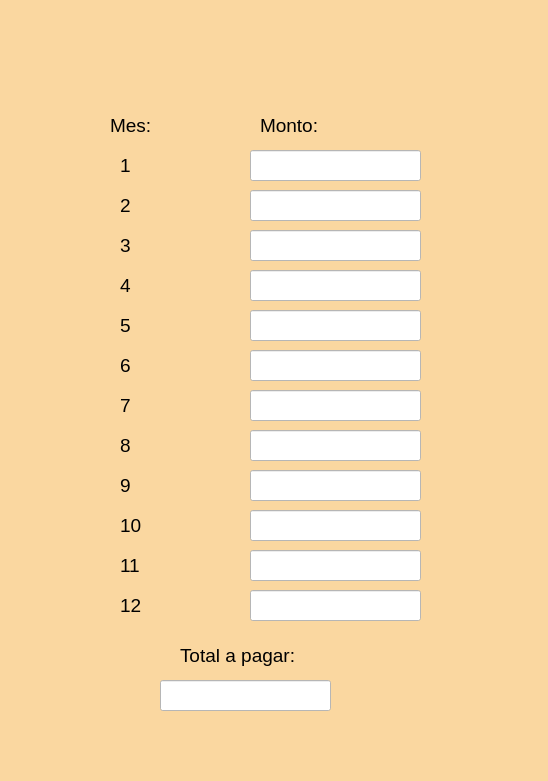
<?xml version="1.0" encoding="UTF-8"?>
<ui version="4.0">
 <class>Dialog</class>
 <widget class="QDialog" name="Dialog">
  <property name="geometry">
   <rect>
    <x>0</x>
    <y>0</y>
    <width>548</width>
    <height>781</height>
   </rect>
  </property>
  <property name="windowTitle">
   <string>Dialog</string>
  </property>
  <property name="styleSheet">
   <string notr="true">background-color: rgb(250, 215, 160);</string>
  </property>
  <widget class="QLabel" name="img_fit">
   <property name="geometry">
    <rect>
     <x>350</x>
     <y>10</y>
     <width>191</width>
     <height>71</height>
    </rect>
   </property>
   <property name="text">
    <string/>
   </property>
   <property name="pixmap">
    <pixmap resource="../../recursos.qrc">:/logos/logo fit.png</pixmap>
   </property>
   <property name="scaledContents">
    <bool>true</bool>
   </property>
  </widget>
  <widget class="QLabel" name="img_uat">
   <property name="geometry">
    <rect>
     <x>0</x>
     <y>10</y>
     <width>181</width>
     <height>71</height>
    </rect>
   </property>
   <property name="text">
    <string/>
   </property>
   <property name="pixmap">
    <pixmap resource="../../recursos.qrc">:/logos/logo uat.png</pixmap>
   </property>
   <property name="scaledContents">
    <bool>true</bool>
   </property>
  </widget>
  <widget class="QLabel" name="img_logo">
   <property name="geometry">
    <rect>
     <x>470</x>
     <y>700</y>
     <width>71</width>
     <height>71</height>
    </rect>
   </property>
   <property name="text">
    <string/>
   </property>
   <property name="pixmap">
    <pixmap resource="../../recursos.qrc">:/logos/Imagenes/logoCT.png</pixmap>
   </property>
   <property name="scaledContents">
    <bool>true</bool>
   </property>
  </widget>
  <widget class="QLineEdit" name="txt_montomes1">
   <property name="geometry">
    <rect>
     <x>250</x>
     <y>150</y>
     <width>171</width>
     <height>31</height>
    </rect>
   </property>
   <property name="font">
    <font>
     <family>Arial</family>
     <pointsize>14</pointsize>
    </font>
   </property>
   <property name="styleSheet">
    <string notr="true">background-color: rgb(255, 255, 255);</string>
   </property>
   <property name="alignment">
    <set>Qt::AlignCenter</set>
   </property>
  </widget>
  <widget class="QLabel" name="label">
   <property name="geometry">
    <rect>
     <x>120</x>
     <y>150</y>
     <width>121</width>
     <height>31</height>
    </rect>
   </property>
   <property name="font">
    <font>
     <family>Arial</family>
     <pointsize>14</pointsize>
    </font>
   </property>
   <property name="text">
    <string>1</string>
   </property>
  </widget>
  <widget class="QLabel" name="label_2">
   <property name="geometry">
    <rect>
     <x>110</x>
     <y>110</y>
     <width>61</width>
     <height>31</height>
    </rect>
   </property>
   <property name="font">
    <font>
     <family>Arial</family>
     <pointsize>14</pointsize>
    </font>
   </property>
   <property name="text">
    <string>Mes:</string>
   </property>
  </widget>
  <widget class="QLabel" name="label_3">
   <property name="geometry">
    <rect>
     <x>260</x>
     <y>110</y>
     <width>71</width>
     <height>31</height>
    </rect>
   </property>
   <property name="font">
    <font>
     <family>Arial</family>
     <pointsize>14</pointsize>
    </font>
   </property>
   <property name="text">
    <string>Monto:</string>
   </property>
  </widget>
  <widget class="QLineEdit" name="txt_montomes2">
   <property name="geometry">
    <rect>
     <x>250</x>
     <y>190</y>
     <width>171</width>
     <height>31</height>
    </rect>
   </property>
   <property name="font">
    <font>
     <family>Arial</family>
     <pointsize>14</pointsize>
    </font>
   </property>
   <property name="styleSheet">
    <string notr="true">background-color: rgb(255, 255, 255);</string>
   </property>
   <property name="alignment">
    <set>Qt::AlignCenter</set>
   </property>
  </widget>
  <widget class="QLabel" name="label_4">
   <property name="geometry">
    <rect>
     <x>120</x>
     <y>190</y>
     <width>121</width>
     <height>31</height>
    </rect>
   </property>
   <property name="font">
    <font>
     <family>Arial</family>
     <pointsize>14</pointsize>
    </font>
   </property>
   <property name="text">
    <string>2</string>
   </property>
  </widget>
  <widget class="QLineEdit" name="txt_montomes3">
   <property name="geometry">
    <rect>
     <x>250</x>
     <y>230</y>
     <width>171</width>
     <height>31</height>
    </rect>
   </property>
   <property name="font">
    <font>
     <family>Arial</family>
     <pointsize>14</pointsize>
    </font>
   </property>
   <property name="styleSheet">
    <string notr="true">background-color: rgb(255, 255, 255);</string>
   </property>
   <property name="alignment">
    <set>Qt::AlignCenter</set>
   </property>
  </widget>
  <widget class="QLabel" name="label_5">
   <property name="geometry">
    <rect>
     <x>120</x>
     <y>270</y>
     <width>121</width>
     <height>31</height>
    </rect>
   </property>
   <property name="font">
    <font>
     <family>Arial</family>
     <pointsize>14</pointsize>
    </font>
   </property>
   <property name="text">
    <string>4</string>
   </property>
  </widget>
  <widget class="QLabel" name="label_6">
   <property name="geometry">
    <rect>
     <x>120</x>
     <y>230</y>
     <width>121</width>
     <height>31</height>
    </rect>
   </property>
   <property name="font">
    <font>
     <family>Arial</family>
     <pointsize>14</pointsize>
    </font>
   </property>
   <property name="text">
    <string>3</string>
   </property>
  </widget>
  <widget class="QLineEdit" name="txt_montomes4">
   <property name="geometry">
    <rect>
     <x>250</x>
     <y>270</y>
     <width>171</width>
     <height>31</height>
    </rect>
   </property>
   <property name="font">
    <font>
     <family>Arial</family>
     <pointsize>14</pointsize>
    </font>
   </property>
   <property name="styleSheet">
    <string notr="true">background-color: rgb(255, 255, 255);</string>
   </property>
   <property name="alignment">
    <set>Qt::AlignCenter</set>
   </property>
  </widget>
  <widget class="QLineEdit" name="txt_montomes5">
   <property name="geometry">
    <rect>
     <x>250</x>
     <y>310</y>
     <width>171</width>
     <height>31</height>
    </rect>
   </property>
   <property name="font">
    <font>
     <family>Arial</family>
     <pointsize>14</pointsize>
    </font>
   </property>
   <property name="styleSheet">
    <string notr="true">background-color: rgb(255, 255, 255);</string>
   </property>
   <property name="alignment">
    <set>Qt::AlignCenter</set>
   </property>
  </widget>
  <widget class="QLineEdit" name="txt_montomes7">
   <property name="geometry">
    <rect>
     <x>250</x>
     <y>390</y>
     <width>171</width>
     <height>31</height>
    </rect>
   </property>
   <property name="font">
    <font>
     <family>Arial</family>
     <pointsize>14</pointsize>
    </font>
   </property>
   <property name="styleSheet">
    <string notr="true">background-color: rgb(255, 255, 255);</string>
   </property>
   <property name="alignment">
    <set>Qt::AlignCenter</set>
   </property>
  </widget>
  <widget class="QLabel" name="label_7">
   <property name="geometry">
    <rect>
     <x>120</x>
     <y>390</y>
     <width>121</width>
     <height>31</height>
    </rect>
   </property>
   <property name="font">
    <font>
     <family>Arial</family>
     <pointsize>14</pointsize>
    </font>
   </property>
   <property name="text">
    <string>7</string>
   </property>
  </widget>
  <widget class="QLineEdit" name="txt_montomes8">
   <property name="geometry">
    <rect>
     <x>250</x>
     <y>430</y>
     <width>171</width>
     <height>31</height>
    </rect>
   </property>
   <property name="font">
    <font>
     <family>Arial</family>
     <pointsize>14</pointsize>
    </font>
   </property>
   <property name="styleSheet">
    <string notr="true">background-color: rgb(255, 255, 255);</string>
   </property>
   <property name="alignment">
    <set>Qt::AlignCenter</set>
   </property>
  </widget>
  <widget class="QLabel" name="label_8">
   <property name="geometry">
    <rect>
     <x>120</x>
     <y>350</y>
     <width>121</width>
     <height>31</height>
    </rect>
   </property>
   <property name="font">
    <font>
     <family>Arial</family>
     <pointsize>14</pointsize>
    </font>
   </property>
   <property name="text">
    <string>6</string>
   </property>
  </widget>
  <widget class="QLabel" name="label_9">
   <property name="geometry">
    <rect>
     <x>120</x>
     <y>310</y>
     <width>121</width>
     <height>31</height>
    </rect>
   </property>
   <property name="font">
    <font>
     <family>Arial</family>
     <pointsize>14</pointsize>
    </font>
   </property>
   <property name="text">
    <string>5</string>
   </property>
  </widget>
  <widget class="QLabel" name="label_10">
   <property name="geometry">
    <rect>
     <x>120</x>
     <y>430</y>
     <width>121</width>
     <height>31</height>
    </rect>
   </property>
   <property name="font">
    <font>
     <family>Arial</family>
     <pointsize>14</pointsize>
    </font>
   </property>
   <property name="text">
    <string>8</string>
   </property>
  </widget>
  <widget class="QLineEdit" name="txt_montomes6">
   <property name="geometry">
    <rect>
     <x>250</x>
     <y>350</y>
     <width>171</width>
     <height>31</height>
    </rect>
   </property>
   <property name="font">
    <font>
     <family>Arial</family>
     <pointsize>14</pointsize>
    </font>
   </property>
   <property name="styleSheet">
    <string notr="true">background-color: rgb(255, 255, 255);</string>
   </property>
   <property name="alignment">
    <set>Qt::AlignCenter</set>
   </property>
  </widget>
  <widget class="QLineEdit" name="txt_montomes9">
   <property name="geometry">
    <rect>
     <x>250</x>
     <y>470</y>
     <width>171</width>
     <height>31</height>
    </rect>
   </property>
   <property name="font">
    <font>
     <family>Arial</family>
     <pointsize>14</pointsize>
    </font>
   </property>
   <property name="styleSheet">
    <string notr="true">background-color: rgb(255, 255, 255);</string>
   </property>
   <property name="alignment">
    <set>Qt::AlignCenter</set>
   </property>
  </widget>
  <widget class="QLineEdit" name="txt_montomes11">
   <property name="geometry">
    <rect>
     <x>250</x>
     <y>550</y>
     <width>171</width>
     <height>31</height>
    </rect>
   </property>
   <property name="font">
    <font>
     <family>Arial</family>
     <pointsize>14</pointsize>
    </font>
   </property>
   <property name="styleSheet">
    <string notr="true">background-color: rgb(255, 255, 255);</string>
   </property>
   <property name="alignment">
    <set>Qt::AlignCenter</set>
   </property>
  </widget>
  <widget class="QLabel" name="label_11">
   <property name="geometry">
    <rect>
     <x>120</x>
     <y>550</y>
     <width>121</width>
     <height>31</height>
    </rect>
   </property>
   <property name="font">
    <font>
     <family>Arial</family>
     <pointsize>14</pointsize>
    </font>
   </property>
   <property name="text">
    <string>11</string>
   </property>
  </widget>
  <widget class="QLineEdit" name="txt_montomes12">
   <property name="geometry">
    <rect>
     <x>250</x>
     <y>590</y>
     <width>171</width>
     <height>31</height>
    </rect>
   </property>
   <property name="font">
    <font>
     <family>Arial</family>
     <pointsize>14</pointsize>
    </font>
   </property>
   <property name="styleSheet">
    <string notr="true">background-color: rgb(255, 255, 255);</string>
   </property>
   <property name="alignment">
    <set>Qt::AlignCenter</set>
   </property>
  </widget>
  <widget class="QLabel" name="label_12">
   <property name="geometry">
    <rect>
     <x>120</x>
     <y>510</y>
     <width>121</width>
     <height>31</height>
    </rect>
   </property>
   <property name="font">
    <font>
     <family>Arial</family>
     <pointsize>14</pointsize>
    </font>
   </property>
   <property name="text">
    <string>10</string>
   </property>
  </widget>
  <widget class="QLabel" name="label_13">
   <property name="geometry">
    <rect>
     <x>120</x>
     <y>470</y>
     <width>121</width>
     <height>31</height>
    </rect>
   </property>
   <property name="font">
    <font>
     <family>Arial</family>
     <pointsize>14</pointsize>
    </font>
   </property>
   <property name="text">
    <string>9</string>
   </property>
  </widget>
  <widget class="QLabel" name="label_14">
   <property name="geometry">
    <rect>
     <x>120</x>
     <y>590</y>
     <width>121</width>
     <height>31</height>
    </rect>
   </property>
   <property name="font">
    <font>
     <family>Arial</family>
     <pointsize>14</pointsize>
    </font>
   </property>
   <property name="text">
    <string>12</string>
   </property>
  </widget>
  <widget class="QLineEdit" name="txt_montomes10">
   <property name="geometry">
    <rect>
     <x>250</x>
     <y>510</y>
     <width>171</width>
     <height>31</height>
    </rect>
   </property>
   <property name="font">
    <font>
     <family>Arial</family>
     <pointsize>14</pointsize>
    </font>
   </property>
   <property name="styleSheet">
    <string notr="true">background-color: rgb(255, 255, 255);</string>
   </property>
   <property name="alignment">
    <set>Qt::AlignCenter</set>
   </property>
  </widget>
  <widget class="QLineEdit" name="txt_montototal">
   <property name="geometry">
    <rect>
     <x>160</x>
     <y>680</y>
     <width>171</width>
     <height>31</height>
    </rect>
   </property>
   <property name="font">
    <font>
     <family>Arial</family>
     <pointsize>14</pointsize>
    </font>
   </property>
   <property name="styleSheet">
    <string notr="true">background-color: rgb(255, 255, 255);</string>
   </property>
   <property name="alignment">
    <set>Qt::AlignCenter</set>
   </property>
  </widget>
  <widget class="QLabel" name="label_15">
   <property name="geometry">
    <rect>
     <x>180</x>
     <y>640</y>
     <width>141</width>
     <height>31</height>
    </rect>
   </property>
   <property name="font">
    <font>
     <family>Arial</family>
     <pointsize>14</pointsize>
    </font>
   </property>
   <property name="text">
    <string>Total a pagar:</string>
   </property>
  </widget>
 </widget>
 <resources>
  <include location="../../recursos.qrc"/>
 </resources>
 <connections/>
</ui>
